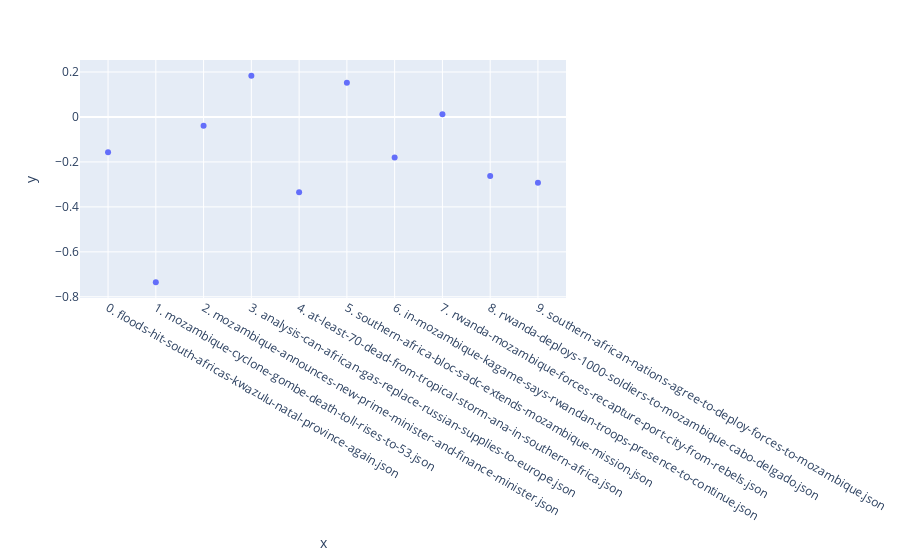

Notebook source saved alongside this figure:
### Code cell
# show scatterplots of sentiments
fig = px.scatter(x=ref.keys(), y=ref.values())
fig.show()

### Figure 1 — Plotly figure (JSON) as saved in the notebook; plotly's stock layout.template omitted (floating-point values rounded to 4 significant figures)
{"data": [{"hovertemplate": "x=%{x}<br>y=%{y}<extra></extra>", "legendgroup": "", "marker": {"color": "#636efa", "symbol": "circle"}, "mode": "markers", "name": "", "orientation": "v", "showlegend": false, "type": "scatter", "x": ["0. floods-hit-south-africas-kwazulu-natal-province-again.json", "1. mozambique-cyclone-gombe-death-toll-rises-to-53.json", "2. mozambique-announces-new-prime-minister-and-finance-minister.json", "3. analysis-can-african-gas-replace-russian-supplies-to-europe.json", "4. at-least-70-dead-from-tropical-storm-ana-in-southern-africa.json", "5. southern-africa-bloc-sadc-extends-mozambique-mission.json", "6. in-mozambique-kagame-says-rwandan-troops-presence-to-continue.json", "7. rwanda-mozambique-forces-recapture-port-city-from-rebels.json", "8. rwanda-deploys-1000-soldiers-to-mozambique-cabo-delgado.json", "9. southern-african-nations-agree-to-deploy-forces-to-mozambique.json"], "xaxis": "x", "y": [-0.1569, -0.7358, -0.03943, 0.1839, -0.3347, 0.1523, -0.1805, 0.01253, -0.2631, -0.2922], "yaxis": "y"}], "layout": {"autosize": true, "legend": {"tracegroupgap": 0}, "margin": {"t": 60}, "xaxis": {"anchor": "y", "autorange": true, "domain": [0, 1], "range": [-0.543, 9.543], "title": {"text": "x"}, "type": "category"}, "yaxis": {"anchor": "x", "autorange": true, "domain": [0, 1], "range": [-0.8634, 0.3115], "title": {"text": "y"}, "type": "linear"}}}
